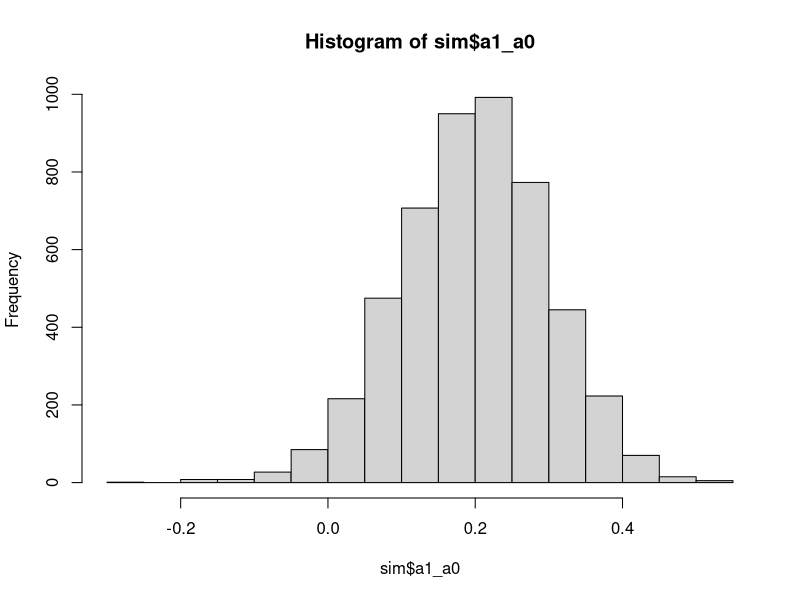
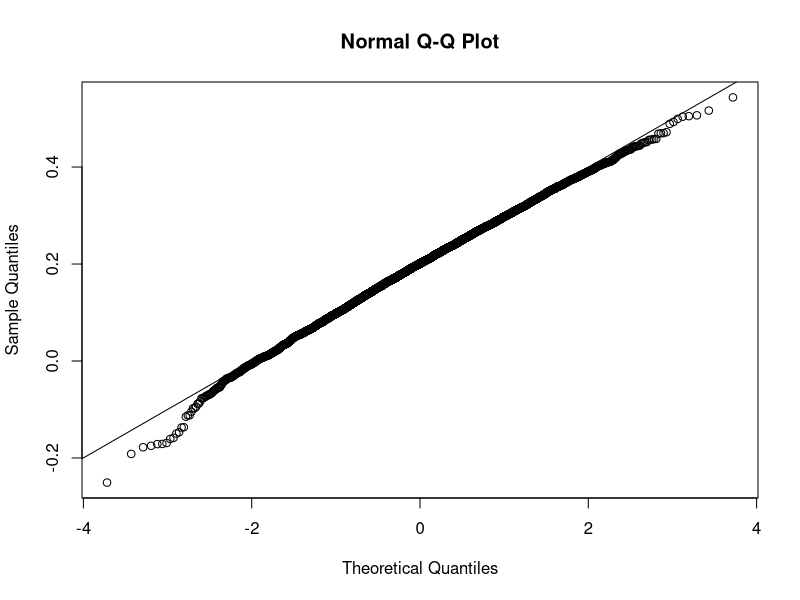
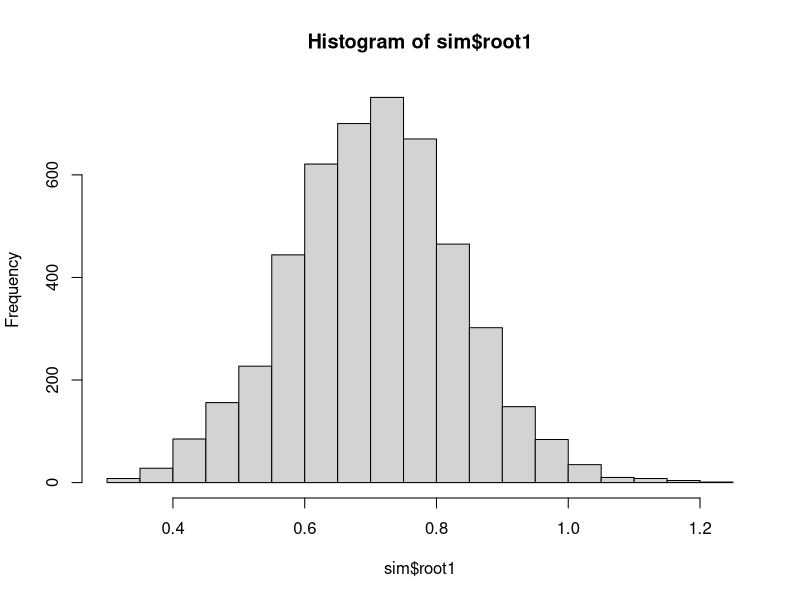
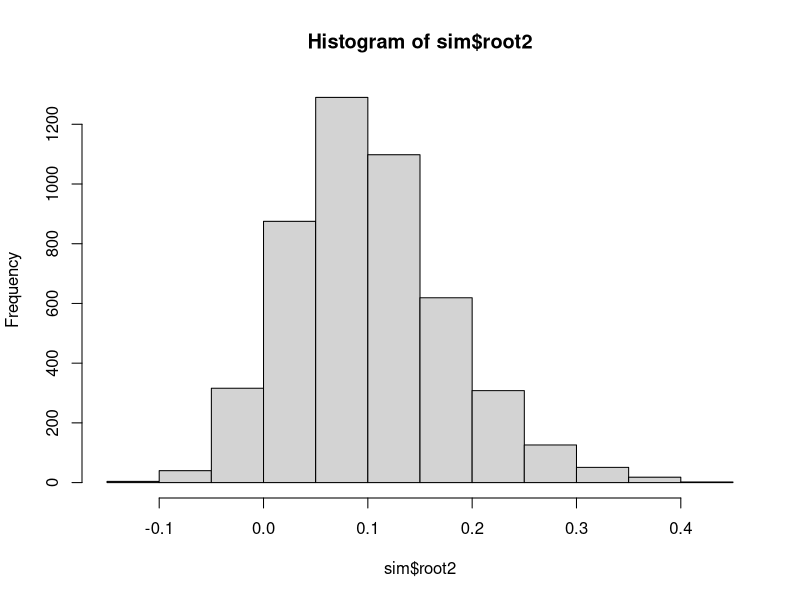

These figures' R source, in order:
# A selection model with randomly assigned offer of treatment
# and non-differential measurement error
dgp <- function(a0, a1, b = 2, c = 0.5, g0 = -1, g1 = 5, s_noise = 1,
                s_ability = 1, q = 0.5, n = 500){
  
  z <- rbinom(n, 1, q) #offer of treatment
  ability <- rnorm(n, 0, s_ability)
  xstar <- as.numeric(g0 + g1 * z + ability > 0) #select into treatment
  e <- rnorm(n, 0, s_noise) + ability
  y <- c + b * xstar + e
  #mis-classification
  x <- (1 - xstar) * rbinom(n, 1, a0) + xstar * rbinom(n, 1, 1 - a1) 
  return(data.frame(x, y, z))
}

# Calculate various estimators 
est <- function(inData){
  OLS <- with(inData, cov(x,y)/var(x))
  IV <- with(inData, cov(z,y)/cov(z,x))
  dat0 <- subset(inData, z == 0)
  dat1 <- subset(inData, z == 1)
  p1_hat <- mean(dat1$x) 
  p0_hat <- mean(dat0$x) 
  W <- IV
  Dy2 <- mean(dat1$y^2) - mean(dat0$y^2)
  DyT <- mean(dat1$y * dat1$x) - mean(dat0$y * dat0$x)
  R <- (Dy2 - 2 * W * DyT) / (W * (p1_hat - p0_hat))
  a1_a0 <- 1 + R/W 
  Dy3 <- mean(dat1$y^3) - mean(dat0$y^3)
  Dy2T <- mean(dat1$y^2 * dat1$x) - mean(dat0$y^2 * dat0$x)
  S <- (Dy3 - 3 * W * (Dy2T + R * DyT)) / (W * (p1_hat - p0_hat))
  term1 <- -0.5 * R/W
  disc <- sqrt(3 * R^2 - 2 * S)
  term2 <- 0.5 * disc/W
  root1 <- term1 + term2
  root2 <- term1 - term2
  out <- c(OLS, IV, a1_a0, root1, root2)
  names(out) <- c("OLS", "IV", "a1_a0", "root1", "root2")
  return(out)
}

set.seed(8372)
sim <- t(replicate(5000, est(dgp(0.1, 0.3))))
sim <- as.data.frame(sim)
mean(sim$a1_a0)
hist(sim$a1_a0)
qqnorm(sim$a1_a0)
qqline(sim$a1_a0)
mean(sim$root1, na.rm = TRUE)
mean(sim$root2, na.rm = TRUE)
hist(sim$root1)
hist(sim$root2)
